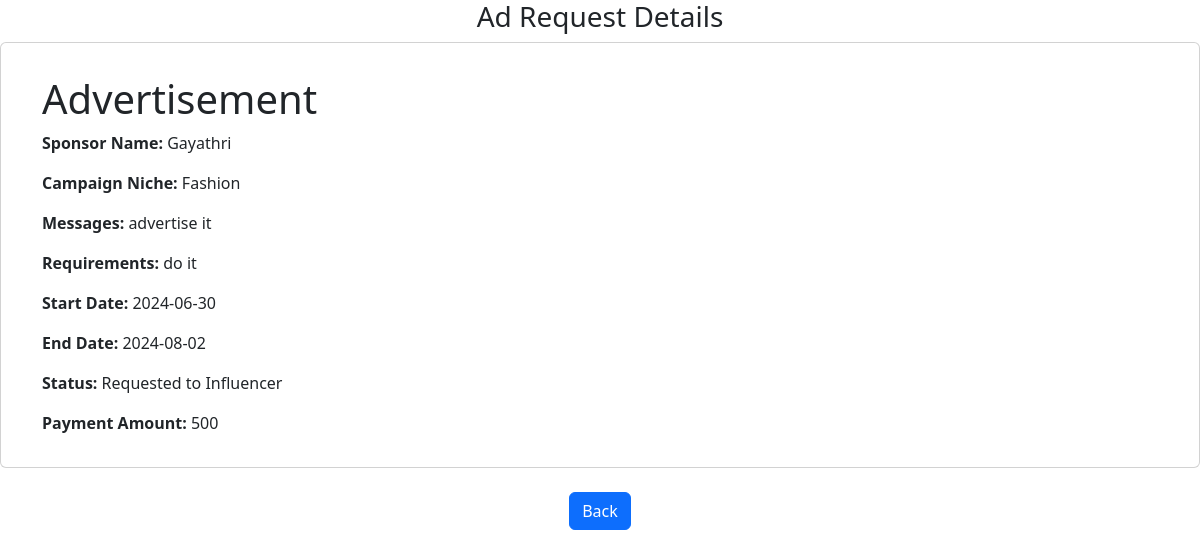
The page /influencer_view_adrequest/1 (signed in) on the database its author committed.
### application/models.py (models this page shows)
class Campaigns(db.Model):
    id = db.Column(db.Integer(), primary_key = True)
    name = db.Column(db.String(), nullable = False)
    description = db.Column(db.String())
    campaign_budget = db.Column(db.Integer(), nullable = False)
    start_date = db.Column(db.Date(), nullable = False)
    end_date = db.Column(db.Date(), nullable = False)
    visibility = db.Column(db.String(), nullable = False)
    goals = db.Column(db.String(), nullable = False)
    niche = db.Column(db.String(), nullable = False)
    flagged = db.Column(db.Integer(), default = 0)
    sponsor_id = db.Column(db.Integer(), db.ForeignKey("sponsor.id"), nullable = False)
    adrequests = db.relationship('Adrequests', backref = 'campaigns')

class Sponsor(db.Model):
    id = db.Column(db.Integer(), primary_key = True)   #1
    company_name = db.Column(db.String(), nullable = False)
    company_budget = db.Column(db.String(), nullable = False)
    username = db.Column(db.String(), nullable = False, unique = True)
    password = db.Column(db.String(), nullable = False)
    industry = db.Column(db.String(), nullable = False)
    flagged = db.Column(db.Integer(), default = 0)
    campaigns = db.relationship('Campaigns', backref = 'sponsor')
    sponsor_id = db.Column(db.Integer(), db.ForeignKey("user.id"), nullable = False)

class Adrequests(db.Model):
    id = db.Column(db.Integer(), primary_key = True)
    messages = db.Column(db.String())
    requirements = db.Column(db.String(), nullable = False)
    status = db.Column(db.String(), nullable = False)
    payment_amt = db.Column(db.Integer(), nullable = False)
    sent_by_sponsor = db.Column(db.Boolean, default=False)
    campaign_id = db.Column(db.Integer(), db.ForeignKey("campaigns.id"), nullable = False)
    influencer_id = db.Column(db.Integer(), db.ForeignKey("influencer.id"), nullable = True)

### application/routes.py (the view)
@app.route('/influencer_view_adrequest/<int:adrequest_id>', methods=['GET','POST'])
def influencer_view_adrequest(adrequest_id):
    adrequest = (
        db.session.query(Adrequests, Campaigns, Sponsor).join(Campaigns, Adrequests.campaign_id == Campaigns.id)
        .join(Sponsor, Campaigns.sponsor_id == Sponsor.sponsor_id).filter(Adrequests.id == adrequest_id).first())
    adrequest_data, campaign_data, sponsor_data = adrequest
    return render_template('influencer_view_adrequest.html', adrequest=adrequest_data,sponsor = sponsor_data)

### app.py (called while the page is built)
def create_app():
    app = Flask(__name__)
    app.debug = True
    app.config['SECRET_KEY'] = 'secretkey'
    app.config['SQLALCHEMY_DATABASE_URI'] = "sqlite:///iescpdata.sqlite3"
    db.init_app(app)
    my_login_manager = LoginManager()
    my_login_manager.init_app(app)
    from application.models import User
    @my_login_manager.user_loader
    def load_user(user_id):
        return User.query.get(int(user_id))
    app.app_context().push()
    return app

### templates/influencer_view_adrequest.html (shortened to what this page needs)
<!DOCTYPE html>
<html>
<head>
    <link rel="stylesheet" href="{{ url_for('static', filename='style.css') }}">
    <link href="https://cdn.jsdelivr.net/npm/bootstrap@5.3.3/dist/css/bootstrap.min.css" rel="stylesheet">
</head>
<body>
    <h3 class="text-center">Ad Request Details</h3>
    <div class="card">
        <div class="card-body">
            <div class="container mt-3">
                <h1>{{ adrequest.campaigns.name }}</h1>
                <p><strong>Sponsor Name:</strong> {{ sponsor.username }}</p>
                <p><strong>Campaign Niche:</strong> {{ adrequest.campaigns.niche }}</p>
                <p><strong>Messages:</strong> {{ adrequest.messages }}<p>
                <p><strong>Requirements:</strong> {{ adrequest.requirements }}</p>
                <p><strong>Start Date:</strong> {{ adrequest.campaigns.start_date }}</p>
                <p><strong>End Date:</strong> {{ adrequest.campaigns.end_date }}</p>
                <p><strong>Status:</strong> {{ adrequest.status }}</p>
                <p><strong>Payment Amount:</strong> {{ adrequest.payment_amt }}</p>
            </div>
        </div>
      </div>
      <br>
      <div style="text-align: center;">
        <a href="/influencer_dash" class="btn btn-primary btn-back">Back</a>
      </div>
</body>
</html>

### static/style.css (style rules this page uses)
* { margin: 0px; }

### rows shown on the page
Campaigns: campaigns.name "Advertisement", campaigns.niche "Fashion", campaigns.start_date "2024-06-30", campaigns.end_date "2024-08-02"
Sponsor: username "Gayathri"
Adrequests: messages "advertise it", requirements "do it", status "Requested to Influencer", payment_amt "500"
